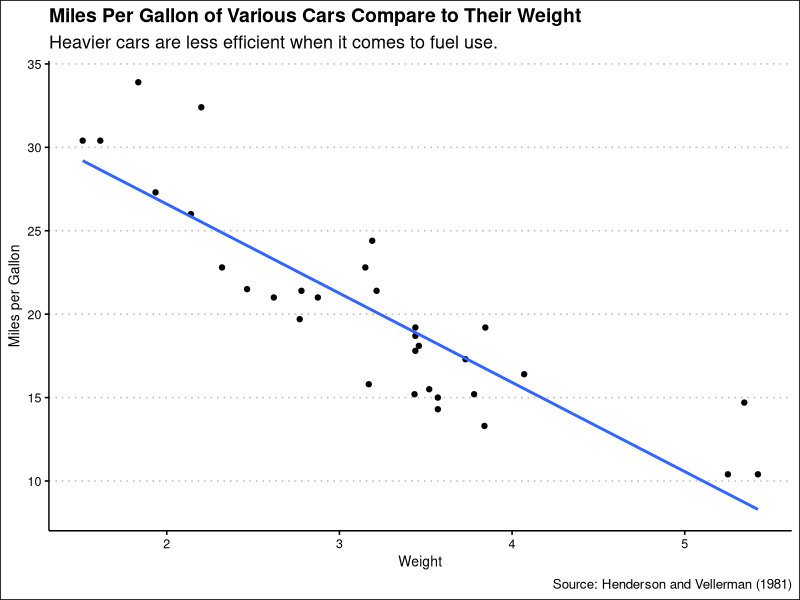

This figure's R source:
## ---- chunk 1
knitr::opts_chunk$set(echo = FALSE)

# Learn more about creating websites with Distill at:
# https://rstudio.github.io/distill/website.html

# Learn more about publishing to GitHub Pages at:
# https://rstudio.github.io/distill/publish_website.html#github-pages

library(tidyverse)
library(ggthemes)
## ---- chunk 2
mtcars %>%
  select(mpg, wt) %>%
  ggplot(aes(x = wt, y = mpg)) +
    geom_point() +
    geom_smooth(method = "lm", formula = "y ~ x", se = FALSE) +
    theme_clean() +
    labs(title = "Miles Per Gallon of Various Cars Compare to Their Weight",
         subtitle = "Heavier cars are less efficient when it comes to fuel use.",
         x = "Weight",
         y = "Miles per Gallon",
         caption = "Source: Henderson and Vellerman (1981)")
